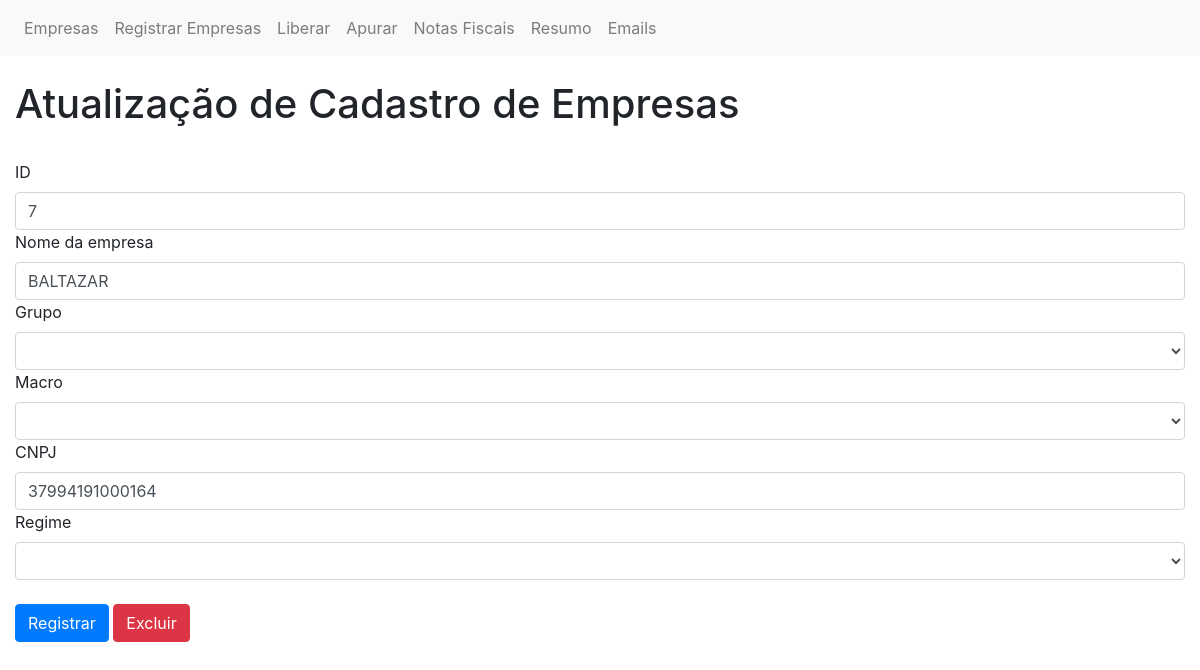
Screenshot of /atualizar_dados/7 with the database file from the repository.
### app.py (models this page shows, shortened)
class Empresa(db.Model):
    __tablename__ = "empresas"
    id = db.Column(db.Integer,primary_key=True)
    nome = db.Column(db.String(50),nullable=False)
    grupo = db.Column(db.String(4),nullable=False)
    macro = db.Column(db.String(3),nullable=True)
    regime = db.Column(db.String(15),nullable=True)
    cnpj = db.Column(db.String(14),nullable=False)
    liberacao = db.Column(db.Boolean,default=False,nullable=True)
    data_liberacao = db.Column(db.DateTime,nullable=True)
    responsavel_liberacao = db.Column(db.String(20),nullable=True)
    movimento_liberacao = db.Column(db.String(20),nullable=True)
    apuracao = db.Column(db.Boolean, default=False, nullable=True)
    data_apuracao = db.Column(db.DateTime)
    responsavel_apuracao = db.Column(db.String(20))
    movimento_apuracao = db.Column(db.String(20))
    conferencia = db.Column(db.Boolean, default=False)
    data_conferencia = db.Column(db.DateTime)
    responsavel_conferencia = db.Column(db.String(20))
    movimento_conferencia = db.Column(db.String(20))
    envio_email = db.Column(db.Boolean, default=False)
    data_envio_email = db.Column(db.DateTime)
    responsavel_envio_email = db.Column(db.String(20))

### app.py (the view)
@app.route("/atualizar_dados/<id>",methods=["GET","POST"])
def atualizar_dados(id):
    alteracao_form = AlteracaoForm()
    empresa = Empresa.query.filter_by(id=id).first()
    if request.method == "POST":
        if alteracao_form.alterar.data:
            empresa.id = request.form["id"]
            empresa.nome = request.form["nome"]
            empresa.grupo = request.form["grupo"]
            empresa.cnpj = request.form["cnpj"]
            empresa.macro = request.form["macro"]
            empresa.regime = request.form["regime"]
            'db.session.delete(empresa)'
            try:
                db.session.commit()
                flash("Update feito com sucesso")
                return render_template("atualizar_dados.html",
                                       form=alteracao_form,
                                       empresa=empresa)
            except:
                return render_template("atualizar_dados.html",
                                       form=alteracao_form,
                                       empresa=empresa)
        if alteracao_form.deletar.data:
            print('Deletad')
            db.session.delete(empresa)
            db.session.commit()
            flash("Empresa deletada com sucesso")
            return render_template("atualizar_dados.html",
                                   form=alteracao_form,
                                   empresa=empresa)
    else:
        return render_template("atualizar_dados.html",
                           form=alteracao_form,
                           empresa=empresa
                           )

### forms.py
class AlteracaoForm(FlaskForm):
    id = IntegerField("ID", validators=[DataRequired()])
    nome = StringField("Nome da empresa", validators=[DataRequired()])
    grupo = SelectField("Grupo", choices=grupos, validators=[DataRequired()])
    macro = SelectField("Macro", choices=macros, validators=[DataRequired()])
    cnpj = StringField("CNPJ", validators=[DataRequired()])
    regime = SelectField("Regime", choices=regimes, validators=[DataRequired()])
    alterar = SubmitField("Registrar")
    deletar = SubmitField("Excluir")

### templates/atualizar_dados.html (shortened to what this page needs)
{% extends 'base.html' %}
{% block content %}
    <br/>
        <div>
                <h1>Atualização de Cadastro de Empresas</h1>
        </div>
    <br/>
    <form action="/atualizar_dados/{{ empresa.id }}" method="POST">
      {{ form.id.label(class="form-label") }}
      {{ form.id(class="form-control",value=empresa.id) }}
      {{ form.nome.label(class="form-label") }}
      {{ form.nome(class="form-control",value=empresa.nome) }}
      {{ form.grupo.label(class="form-label") }}
      {{ form.grupo(class="form-control",value=empresa.grupo) }}
      {{ form.macro.label(class="form-label") }}
      {{ form.macro(class="form-control",value=empresa.macro) }}
      {{ form.cnpj.label(class="form-label") }}
      {{ form.cnpj(class="form-control",value=empresa.cnpj) }}
      {{ form.regime.label(class="form-label") }}
      {{ form.regime(class="form-control",value=empresa.regime) }}
        <br/>
      {{ form.alterar(class="btn btn-primary") }}
      {{ form.deletar(class="btn btn-danger") }}
    </form>
{% endblock %}

### rows the page displays
Empresa: id "7", nome "BALTAZAR", cnpj "37994191000164"
